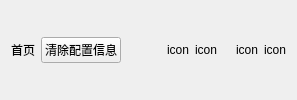
       <widget class="QWidget" name="widget_2" native="true">
        <layout class="QGridLayout" name="gridLayout">
         <item row="0" column="0">
          <layout class="QHBoxLayout" name="horizontalLayout_2" stretch="1,1,10,1,1,1,1,1">
           <item>
            <widget class="QLabel" name="label">
             <property name="text">
              <string>首页</string>
             </property>
            </widget>
           </item>
           <item>
            <widget class="QPushButton" name="pushButton_2">
             <property name="enabled">
              <bool>true</bool>
             </property>
             <property name="text">
              <string>清除配置信息</string>
             </property>
            </widget>
           </item>
           <item>
            <spacer name="horizontalSpacer_3">
             <property name="orientation">
              <enum>Qt::Horizontal</enum>
             </property>
             <property name="sizeType">
              <enum>QSizePolicy::Expanding</enum>
             </property>
             <property name="sizeHint" stdset="0">
              <size>
               <width>40</width>
               <height>20</height>
              </size>
             </property>
            </spacer>
           </item>
           <item>
            <widget class="QLabel" name="label_3">
             <property name="text">
              <string>icon</string>
             </property>
            </widget>
           </item>
           <item>
            <widget class="QLabel" name="label_4">
             <property name="text">
              <string>icon</string>
             </property>
            </widget>
           </item>
           <item>
            <widget class="QLabel" name="label_12">
             <property name="styleSheet">
              <string notr="true">border-image: url(:/images/minitools.png);</string>
             </property>
             <property name="text">
              <string/>
             </property>
            </widget>
           </item>
           <item>
            <widget class="QLabel" name="label_5">
             <property name="text">
              <string>icon</string>
             </property>
            </widget>
           </item>
           <item>
            <widget class="QLabel" name="label_6">
             <property name="text">
              <string>icon</string>
             </property>
            </widget>
           </item>
          </layout>
         </item>
        </layout>
       </widget>
